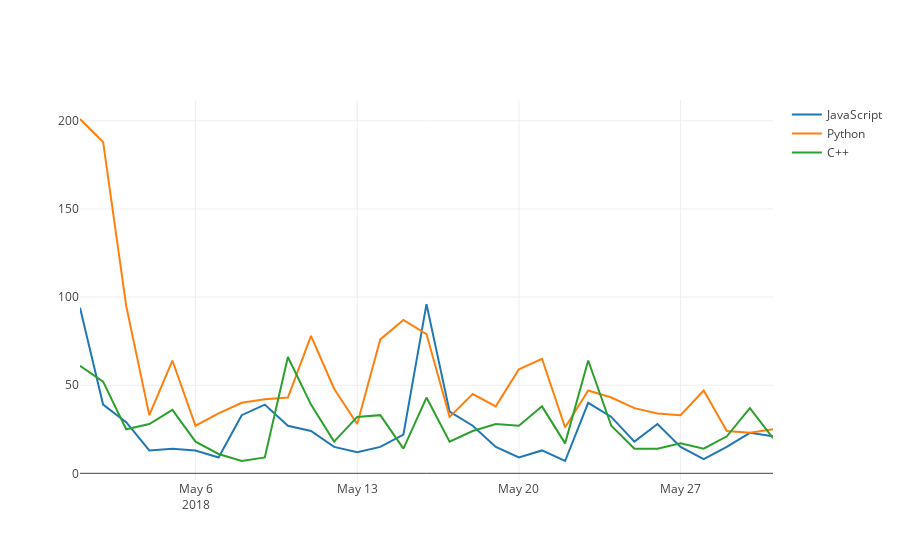

Notebook source saved alongside this figure:
### Code cell
plot_techs_df(['JavaScript', 'Python', 'C++'], fin_df[fin_df['type'] == 'comment'])
